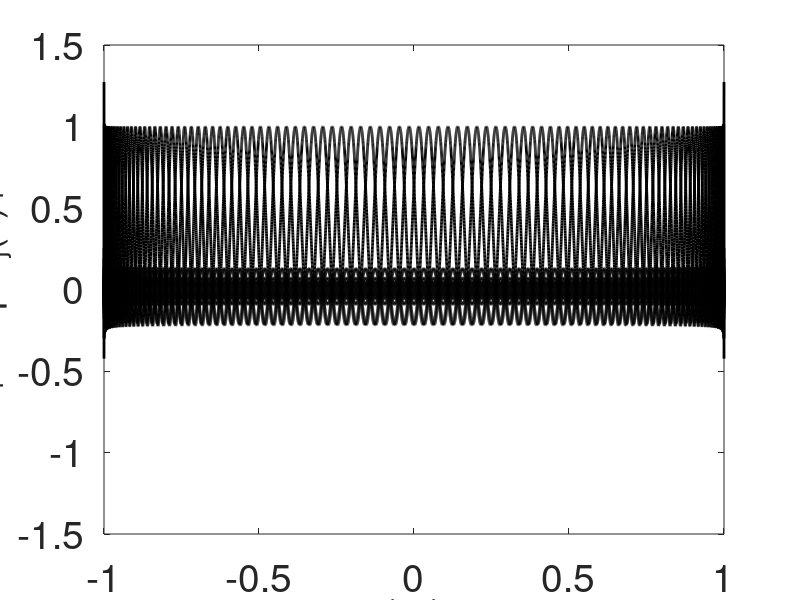

Reproduce this figure in MATLAB.
clear;
m=100;

a=-1; b=1;
x=zeros(m,1);
for i=1:m,
   x(i)=(a+b)/2+(b-a)/2*cos((i-1/2)*pi/m);
end;

xp=a+[0:10000]/10000*(b-a); xp=xp'; 
subplot(111);
for j=1:m,
    yp=ones(length(xp),1);
    for i=1:m,
        if i~=j,
            yp=yp.*(xp-x(i))/(x(j)-x(i));
        end;
    end;
    plot(xp,yp,'-k','Linewidth',2);
    hold on;
end;
set(gca,'Fontsize',28);
xlabel('$x$','Fontsize',28); ylabel('$\varphi_j(x)$','Fontsize',28);
axis([a,b,-1.5,1.5]);

V=zeros(m,m);
for j=1:m,
    for i=1:m,
        V(i,j)=x(i)^(j-1);
    end;
end;
cond(V,1)


shg;
    
